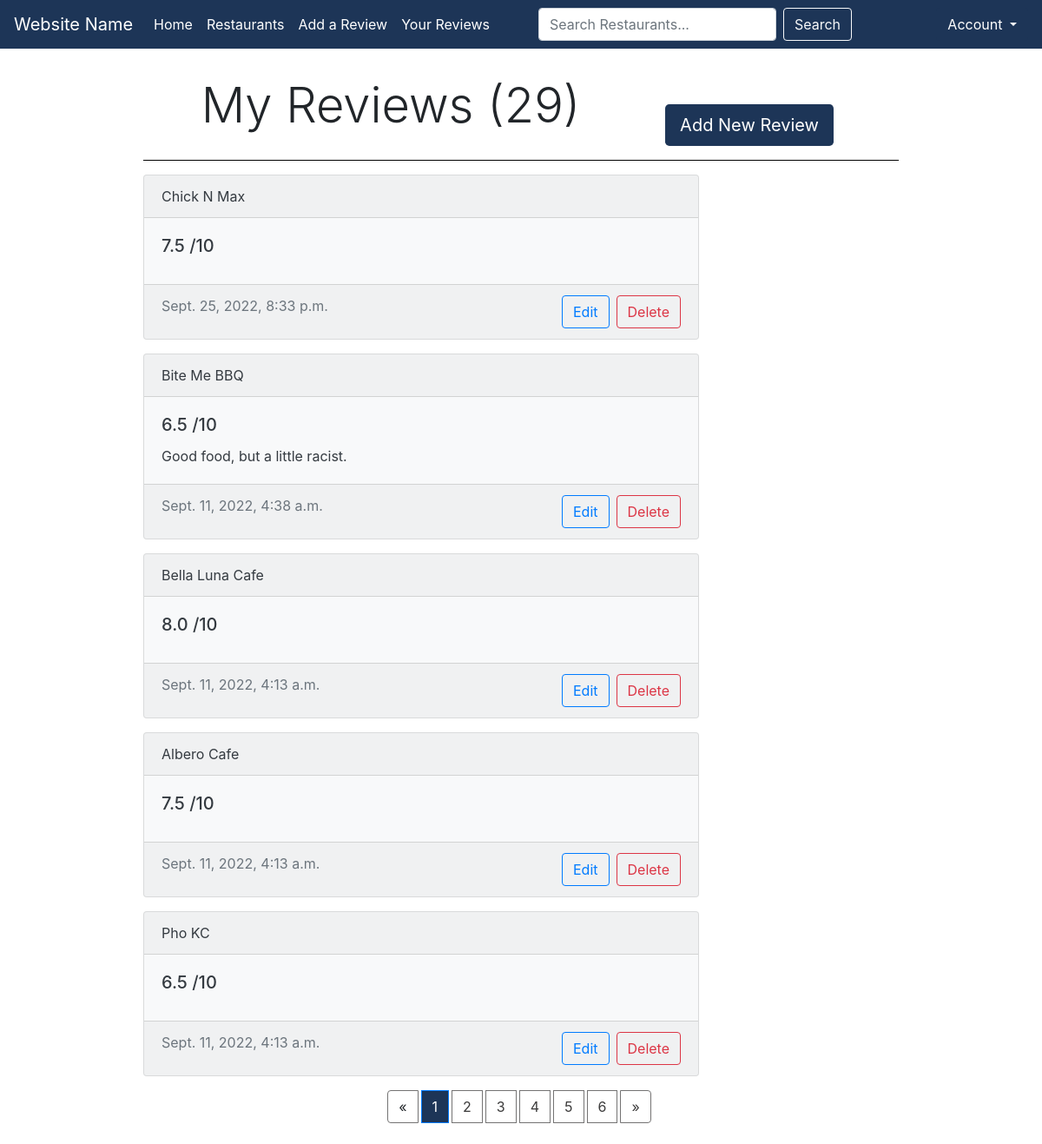
Page /ratings (signed in) on the committed database.
### restaurants/models.py (models this page shows, shortened)
class Rating(models.Model):
    user = models.ForeignKey(
        User, on_delete=models.CASCADE, null=False)
    restaurant = models.ForeignKey(
        Restaurant, on_delete=models.CASCADE, null=False)
    rating = models.DecimalField(decimal_places=1, max_digits=3)
    review = models.TextField(null=True, blank=True)
    updated = models.DateTimeField(auto_now=True)
    created = models.DateTimeField(auto_now_add=True)
    class Meta:
        ordering = ['-updated', '-created']

class Restaurant(models.Model):
    name = models.CharField(max_length=100, null=False)
    tags = models.CharField(max_length=50, null=True)
    local_highlight = models.CharField(max_length=500, null=True)
    class Meta:
        db_table = "restaurant"
    def __str__(self):
        return self.name

### restaurants/views.py (the view)
# urls.py: path("ratings", views.ratings, name="ratings"),
@login_required(login_url="login")
def ratings(request):
    user = request.user
    ratings = Rating.objects.filter(user=user)
    rating_count = Rating.objects.filter(user=user).count()
    paginator = Paginator(ratings, 5)
    page_number = request.GET.get('page', 1)
    page_obj = paginator.get_page(page_number)
    page_obj.adjusted_elided_pages = paginator.get_elided_page_range(page_number, on_each_side=2)
    context = {'ratings': ratings, 'user': user, 'page_obj': page_obj, 'ratingCount': rating_count}
    return render(request, "restaurants/ratings.html", context)

### restaurants/templates/restaurants/ratings.html (shortened to what this page needs)
{% extends 'restaurants/base.html' %}
{% block content %}
<div class="container w-75">
  <div class="row">
    <h1 class="display-4 col-sm-8 mt-3 text-center">My Reviews ({{ratingCount}})</h1>
    <div class="col-sm-3">
      <div class= "btn-toolbar float-right mt-5">
        <a class="btn darkBlue btn-lg" href="{% url 'addrating' %}">Add New Review</a>
      </div>
    </div>
  </div>
<hr size="10" color="#000000" noshade>
{% for rating in page_obj %}
        <div class="card text-dark bg-light mb-3" style="max-width: 40rem;">
          <div class="card-header">{{rating.restaurant}}</div>
            <div class="card-body">
              <h5 class="card-title">{{rating.rating}} /10</h5>
              <p class="card-text">{{rating.review}}</p>
            </div>
          <div class="card-footer text-muted">{{rating.updated}}
            <div class= "btn-toolbar float-right">
              <a class="btn btn-outline-primary mr-2" href="{% url 'update-rating' rating.id %}">Edit</a>
              <a class="btn btn-outline-danger" href="{% url 'delete-rating' rating.id %}">Delete</a>
            </div>
          </div>
        </div>
        {% empty %}
          <div class="alert alert-light" role="alert"> Oops! Looks like you haven't reviewed anything yet! &#9785; </div>
{% endfor %}
<nav class="mt-3" aria-label="Page navigation">
  <ul class="pagination justify-content-center flex-wrap mt-2 mb-4">
    {% if page_obj.has_previous %}
        <li class="page-item mr-1"><a class="page-link" href="?page={{ page_obj.previous_page_number }}">&laquo;</a></li>
    {% else %}
        <li class="page-item mr-1"><a class="page-link">&laquo;</a></li>
    {% endif %}
    {% for i in page_obj.adjusted_elided_pages|default_if_none:page_obj.paginator.get_elided_page_range %}
        {% if page_obj.number == i %}
            <li class="active page-item mr-1"><span class="page-link" id="activeItem">{{ i }} <span class="sr-only">(current)</span></span>
            </li>
        {% else %}
            {% if i == page_obj.paginator.ELLIPSIS %}
                <li class="page-item mr-1"><a class="page-link">{{ i }}</a></li>
            {% else %}
                <li class="page-item mr-1"><a class="page-link" href="?page={{ i }}">{{ i }}</a></li>
            {% endif %}
        {% endif %}
    {% endfor %}
    {% if page_obj.has_next %}
        <li class="page-item mr-1"><a class="page-link" href="?page={{ page_obj.next_page_number }}">&raquo;</a></li>
    {% else %}
        <li class="page-item mr-1"><a class="page-link">&raquo;</a></li>
    {% endif %}
  </ul>
</nav>
</div>
{% endblock %}

### restaurants/templates/restaurants/base.html (style rules this page uses)
.darkBlue { background-color: #1d3557; color: white; }

### restaurants/templates/restaurants/ratings.html (style rules this page uses)
.darkBlue { background-color: #1d3557; color: white; }
.page-item [href] { color: rgb(60, 59, 59); }
.page-link { border-color: #747373; }
#activeItem { background-color: #1d3557; }

### rows in the picture
Rating: restaurant "Chick N Max", rating "7.5", updated "Sept. 25, 2022, 8:33 p.m."
Rating: restaurant "Bite Me BBQ", rating "6.5", review "Good food, but a little racist.", updated "Sept. 11, 2022, 4:38 a.m."
Rating: restaurant "Bella Luna Cafe", rating "8.0", updated "Sept. 11, 2022, 4:13 a.m."
Rating: restaurant "Albero Cafe", rating "7.5", updated "Sept. 11, 2022, 4:13 a.m."
Rating: restaurant "Pho KC", rating "6.5", updated "Sept. 11, 2022, 4:13 a.m."

### other values in the picture
{{ ratingCount }} "29"
{{ i }} "1"
{{ i }} "2" "3" "4" "5" "6"
